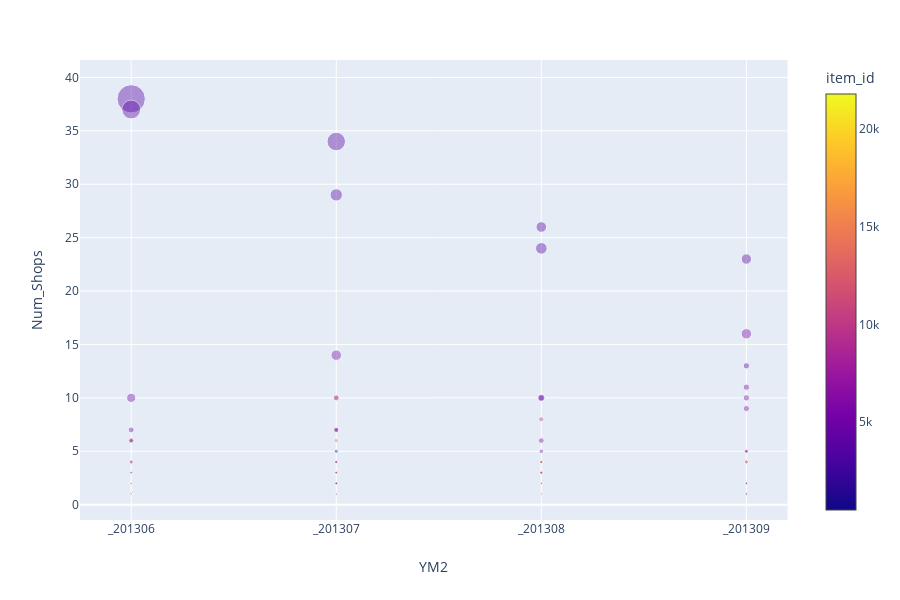

Notebook source saved alongside this figure:
### Code cell
fig=px.scatter(shpdev1306_5,x="YM2",y="Num_Shops", opacity=0.4,color="item_id", size="SoldPM",hover_data=["Num_months_Sold"])
fig.show()

### Figure 1 — Plotly figure (JSON) as saved in the notebook; plotly's stock layout.template omitted (floating-point values rounded to 4 significant figures; data arrays with more than 128 entries replaced by an {"elided": "..."} marker saying what was removed)
{"data": [{"customdata": {"elided": "318x1 int values"}, "hoverlabel": {"namelength": 0}, "hovertemplate": "YM2=%{x}<br>Num_Shops=%{y}<br>SoldPM=%{marker.size}<br>Num_months_Sold=%{customdata[0]}<br>item_id=%{marker.color}", "legendgroup": "", "marker": {"color": {"elided": "318 int values"}, "coloraxis": "coloraxis", "opacity": 0.4, "size": {"elided": "318 int values"}, "sizemode": "area", "sizeref": 0.685, "symbol": "circle"}, "mode": "markers", "name": "", "showlegend": false, "type": "scatter", "x": {"elided": "318 str values"}, "xaxis": "x", "y": {"elided": "318 int values"}, "yaxis": "y"}], "layout": {"coloraxis": {"colorbar": {"title": {"text": "item_id"}}, "colorscale": [[0, "#0d0887"], [0.1111, "#46039f"], [0.2222, "#7201a8"], [0.3333, "#9c179e"], [0.4444, "#bd3786"], [0.5556, "#d8576b"], [0.6667, "#ed7953"], [0.7778, "#fb9f3a"], [0.8889, "#fdca26"], [1, "#f0f921"]]}, "height": 600, "legend": {"itemsizing": "constant", "tracegroupgap": 0}, "margin": {"t": 60}, "xaxis": {"anchor": "y", "domain": [0, 0.98], "title": {"text": "YM2"}}, "yaxis": {"anchor": "x", "domain": [0, 1], "title": {"text": "Num_Shops"}}}}
